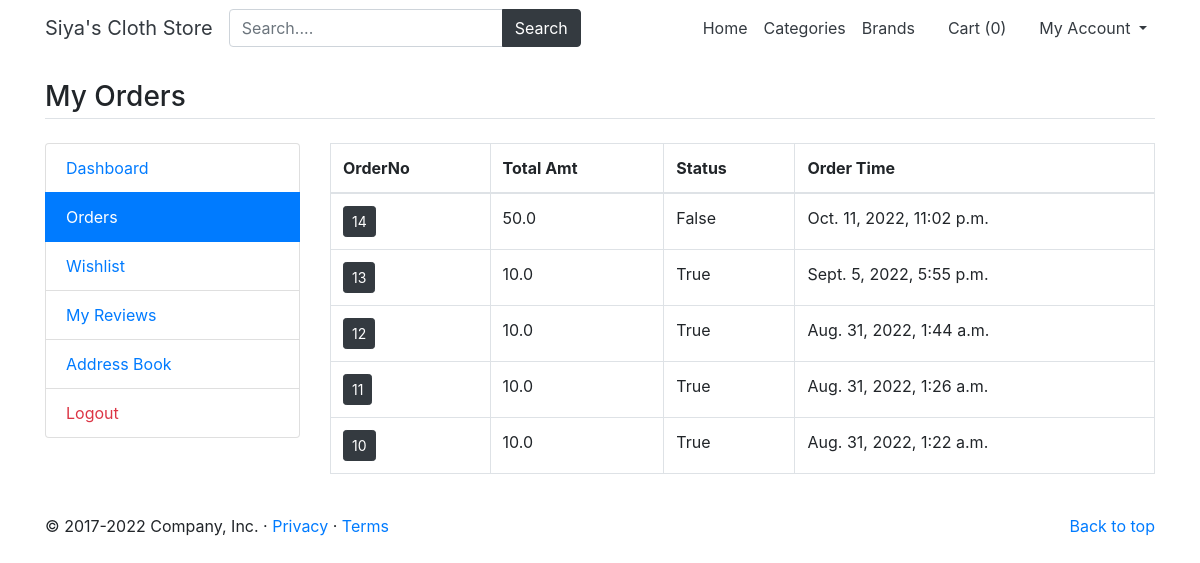
The app's page /my-orders (signed in) with its own data.
### main/models.py (models this page shows, shortened)
class CartOrder(models.Model):
    user=models.ForeignKey(User,on_delete=models.CASCADE)
    total_amt=models.FloatField(null=True)
    paid_status=models.BooleanField(default=False)
    order_dt=models.DateTimeField(auto_now_add=True)
    order_status=models.CharField(choices=status_choice,default='process',max_length=150)
    class Meta:
        ordering = ['-id']
    class Meta:
        verbose_name_plural='8. Orders'

### userapp/views.py (the view)
# urls.py: path('my-orders',userapp_views.my_orders, name='my_orders'),
def my_orders(request):
	orders=CartOrder.objects.filter(user=request.user).order_by('-id')
	return render(request, 'userapp/orders.html',{'orders':orders})

### main/template_context.py (called while the page is built)
def get_filters(request):
    colors = ProductAttribute.objects.distinct().values('color__title', 'color__id', 'color__color_code')
    cats = Product.objects.distinct().values('category__title', 'category__id')
    brands = Product.objects.distinct().values('brand__title', 'brand__id')
    sizes = ProductAttribute.objects.distinct().values('size__title', 'size__id')
    minMaxPrice = ProductAttribute.objects.aggregate(Min('price'),Max('price'))
    data={'colors':colors,
			'cats': cats,
			'brands': brands,
			'sizes': sizes,
            'minMaxPrice':minMaxPrice
          }
    return data

### userapp/templates/userapp/orders.html
{% extends 'main/base.html' %}
{% load static %}
{% block content %}
<main class="container my-4">
	<h3 class="my-4 border-bottom pb-1">My Orders</h3>
	<div class="row">
		<div class="col-md-3">
			{% include 'userapp/user-sidebar.html' %}
		</div>
		<div class="col-md-9">
			<div class="table-responsive">
				<table class="table-bordered table">
					<thead>
						<tr>
							<th>OrderNo</th>
							<th>Total Amt</th>
							<th>Status</th>
							<th>Order Time</th>
						</tr>
					</thead>
					<tbody>
						{% for order in orders %}
						<tr>
							<td><a href="{% url 'my_order_items' order.id %}" class="btn btn-sm btn-dark">{{order.id}}</a></td>
							<td>{{order.total_amt}}</td>
							<td>{{order.paid_status}}</td>
							<td>{{order.order_dt}}</td>
						</tr>
						{% endfor %}
					</tbody>
				</table>
			</div>
		</div>
	</div>
</main>
{% endblock %}>

### records on screen
CartOrder: id "14", total_amt "50.0", paid_status "False", order_dt "Oct. 11, 2022, 11:02 p.m."
CartOrder: id "13", total_amt "10.0", paid_status "True", order_dt "Sept. 5, 2022, 5:55 p.m."
CartOrder: id "12", total_amt "10.0", paid_status "True", order_dt "Aug. 31, 2022, 1:44 a.m."
CartOrder: id "11", total_amt "10.0", paid_status "True", order_dt "Aug. 31, 2022, 1:26 a.m."
CartOrder: id "10", total_amt "10.0", paid_status "True", order_dt "Aug. 31, 2022, 1:22 a.m."

### other values on screen
{{ request.session.cartdata|length }} "0"
